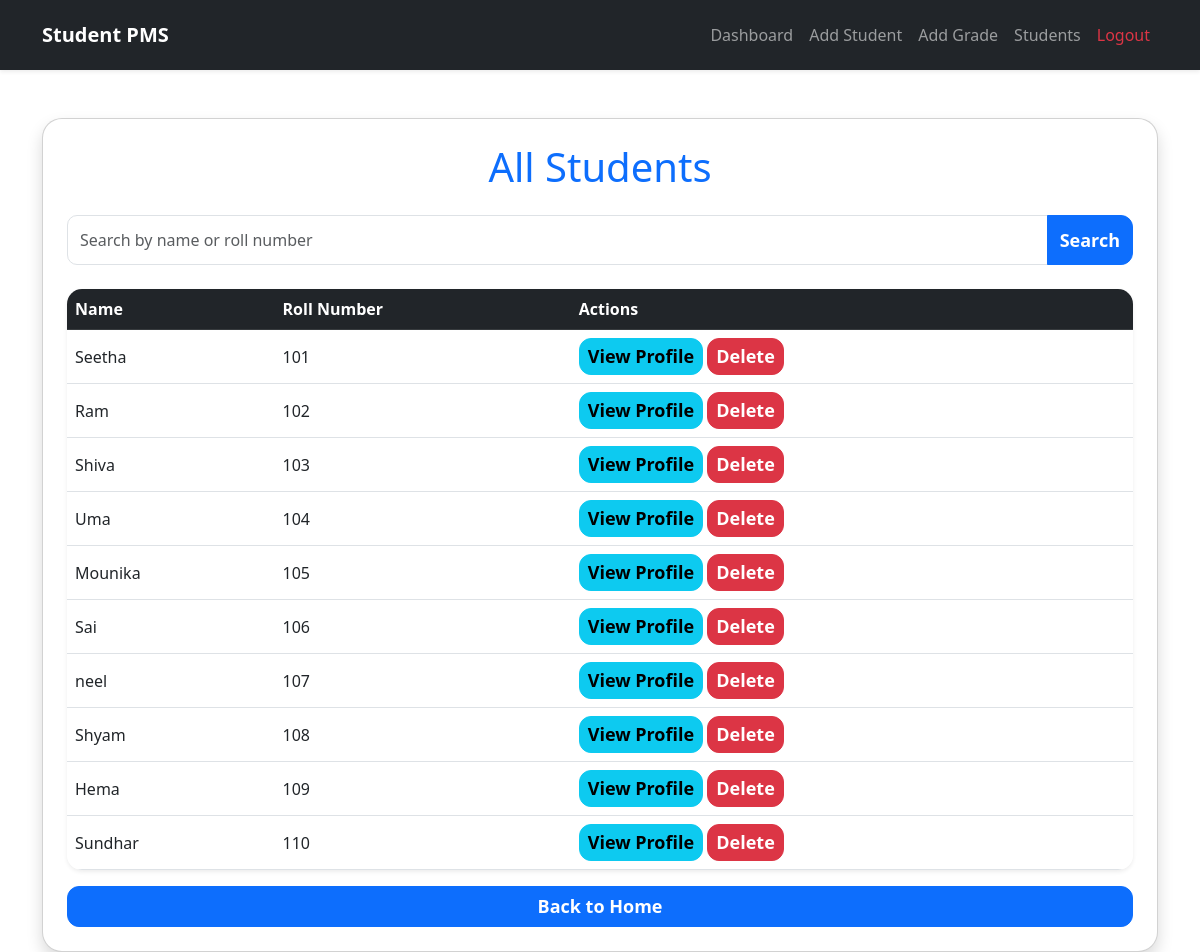
The app's page /view_students, older data.
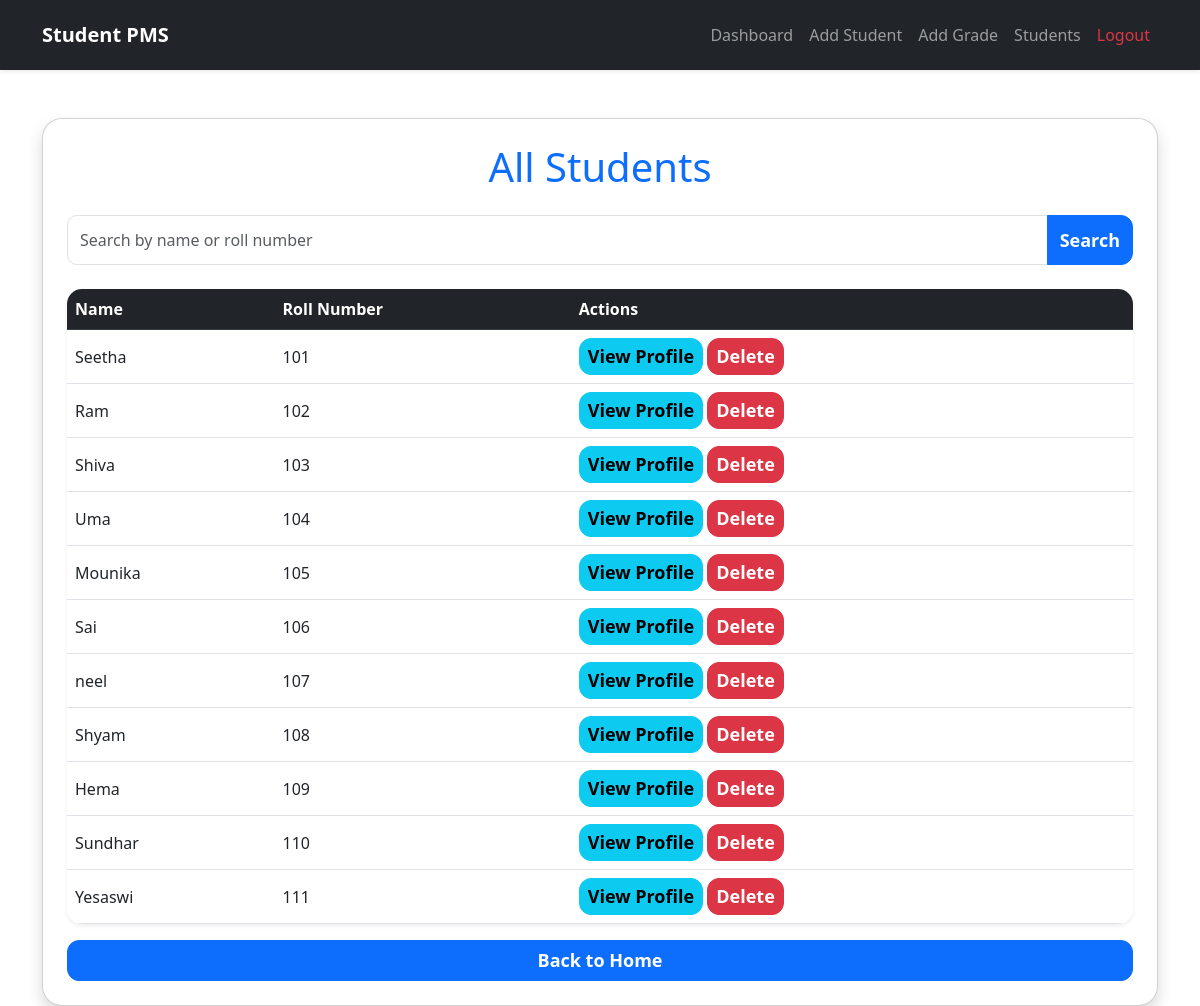
The same page, newer data.
### tables this page shows
CREATE TABLE students (
    name TEXT,
    roll_number TEXT PRIMARY KEY
);

### app.py (the view)
@app.route("/view_students")
def view_students():
    search = request.args.get("search")
    if search:
        cursor.execute("""
        SELECT * FROM students
        WHERE name LIKE ? OR roll_number LIKE ?
        """, (f"%{search}%", f"%{search}%"))
        students = cursor.fetchall()
    else:
        students = get_all_students()
    return render_template(
        "view_students.html",
        students=students
    )

### database.py (called while the page is built)
def get_all_students():
    cursor.execute("""
    SELECT * FROM students
    """)
    return cursor.fetchall()

### templates/view_students.html (shortened to what this page needs)
<!DOCTYPE html>
<html>
<head>
    <link href="https://cdn.jsdelivr.net/npm/bootstrap@5.3.0/dist/css/bootstrap.min.css" rel="stylesheet">
    <link rel="stylesheet" href="{{ url_for('static', filename='style.css') }}">
    <link rel="stylesheet"
    href="https://cdn.jsdelivr.net/npm/bootstrap-icons@1.10.5/font/bootstrap-icons.css">
</head>
<body>
{% include 'navbar.html' %}
<div class="container mt-5">
    <div class="card shadow p-4">
        <h1 class="text-center text-primary mb-4">
            All Students
        </h1>
        <form method="GET" action="/view_students">
            <div class="input-group mb-4">
                <input
                    type="text"
                    name="search"
                    class="form-control"
                    placeholder="Search by name or roll number">
                <button class="btn btn-primary">
                    Search
                </button>
            </div>
        </form>
        <table class="table table-hover align-middle shadow-sm">
            <thead class="table-dark">
                <tr>
                    <th>Name</th>
                    <th>Roll Number</th>
                    <th>Actions</th>
                </tr>
            </thead>
            <tbody>
                {% for student in students %}
                <tr>
                    <td>{{ student[0] }}</td>
                    <td>{{ student[1] }}</td>
                    <td>
                        <a href="/student/{{ student[1] }}"
                        class="btn btn-info btn-sm">
                            View Profile
                        </a>
                        <a href="/delete_student/{{ student[1] }}"
                        class="btn btn-danger btn-sm">
                            Delete
                        </a>
                    </td>
                </tr>
                {% endfor %}
            </tbody>
        </table>
        <a href="/" class="btn btn-primary">
            Back to Home
        </a>
    </div>
</div>
</body>
</html>

Row changes from the older to the newer data that the page shows:
added students: name "Yesaswi", roll_number "111"
